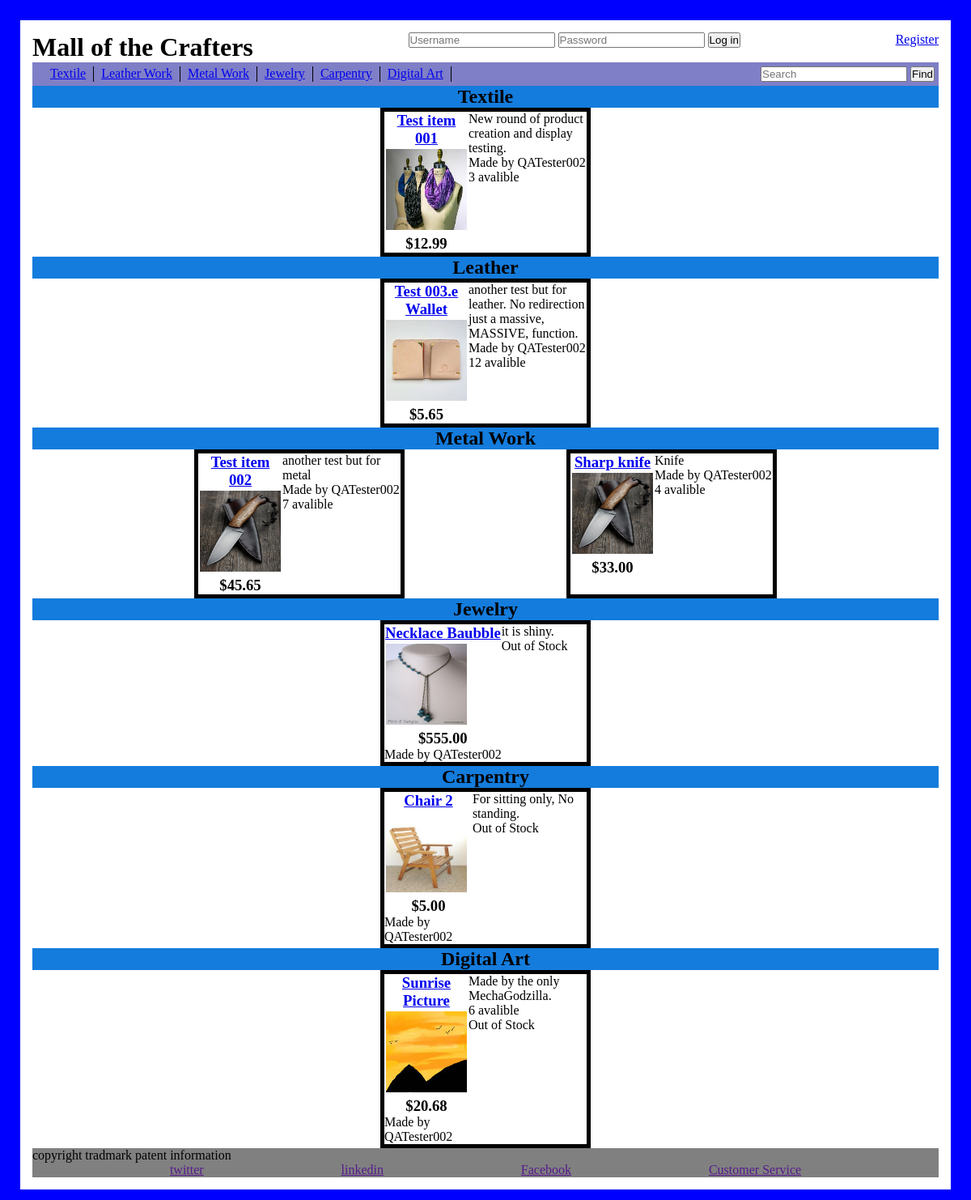
/, run on an earlier commit of the app's database.
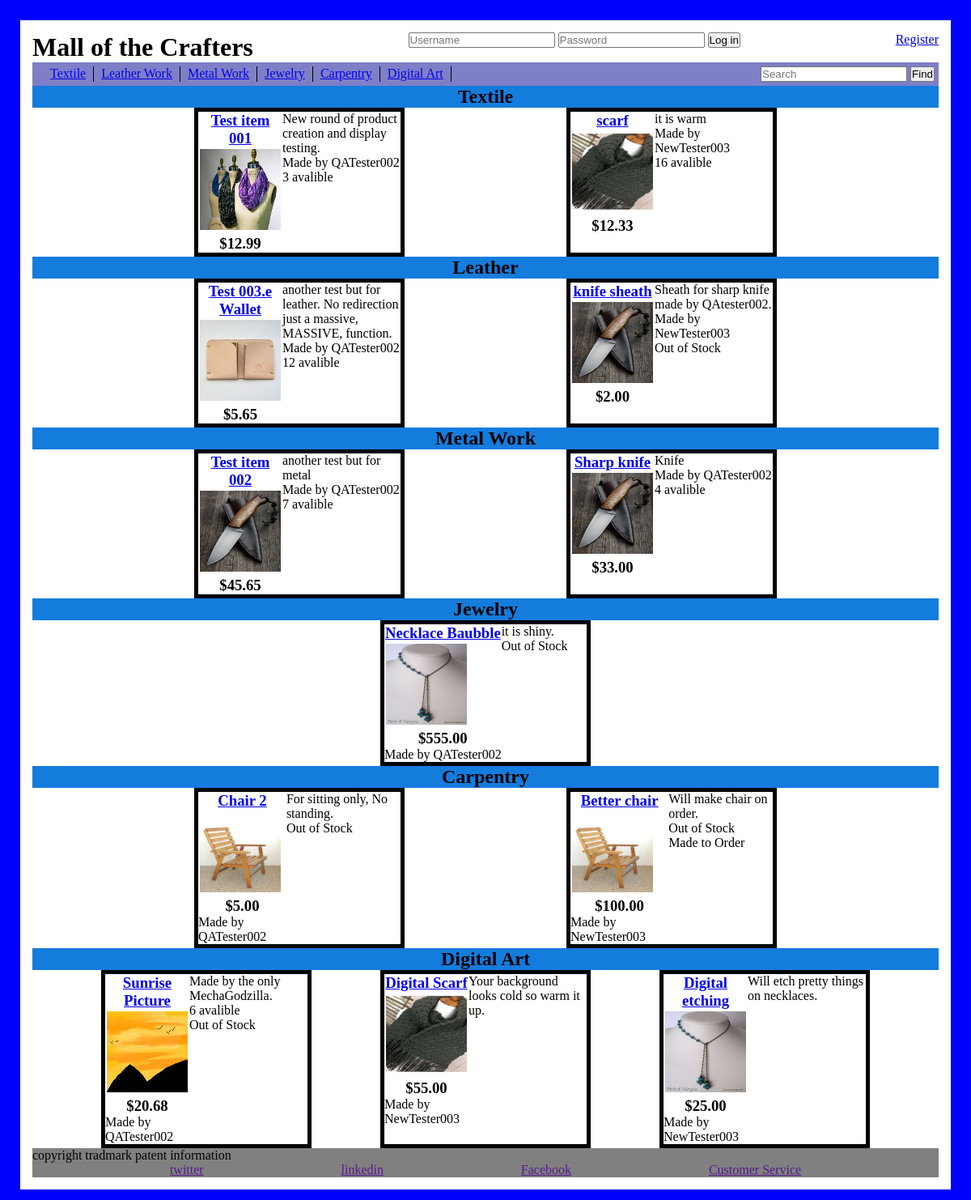
And on a later commit of the database.
### CrafterMall/models.py (models this page shows)
class Textile_Craft(models.Model):
    craft_name = models.CharField(max_length=45, default = ' ')
    description = models.TextField()
    craft_image = models.ImageField(null=True, blank=True, upload_to='img/')
    price = models.DecimalField(max_digits=6, decimal_places=2)
    seller = models.ForeignKey(Users, related_name="tailor", on_delete = models.CASCADE)
    in_stock_num = models.IntegerField(default=0)
    on_order = models.BooleanField(default=False)
    material = models.CharField(max_length=45,default='Textile_Craft')
    created_at = models.DateTimeField(auto_now_add=True)
    updated_at = models.DateTimeField(auto_now=True)

class Users(models.Model):
    user_name = models.CharField(max_length=12)
    email = models.CharField( max_length=254)
    password = models.CharField(max_length=50)
    has_store = models.BooleanField(default=False)
    store_name = models.CharField(max_length=45, default='None')
    created_at = models.DateTimeField(auto_now_add=True)
    updated_at = models.DateTimeField(auto_now=True)
    objects = Darth_Valid()

class Leather_Craft(models.Model):
    craft_name = models.CharField(max_length=45, default = ' ')
    description = models.TextField()
    craft_image = models.ImageField(null=True, blank=True, upload_to='img/')
    price = models.DecimalField(max_digits=6, decimal_places=2)
    seller = models.ForeignKey(Users, related_name="leatherworker", on_delete = models.CASCADE)
    in_stock_num = models.IntegerField(default=0)
    on_order = models.BooleanField(default=False)
    material = models.CharField(max_length=45,default='Leather_Craft')
    created_at = models.DateTimeField(auto_now_add=True)
    updated_at = models.DateTimeField(auto_now=True)

class Metal_Craft(models.Model):
    craft_name = models.CharField(max_length=45, default = ' ')
    description = models.TextField()
    craft_image = models.ImageField(null=True, blank=True, upload_to='img/')
    price = models.DecimalField(max_digits=6, decimal_places=2)
    seller = models.ForeignKey(Users, related_name="smith", on_delete = models.CASCADE)
    in_stock_num = models.IntegerField(default=0)
    on_order = models.BooleanField(default=False)
    material = models.CharField(max_length=45,default='Metal_Craft')
    created_at = models.DateTimeField(auto_now_add=True)
    updated_at = models.DateTimeField(auto_now=True)

class Jewelry_Craft(models.Model):
    craft_name = models.CharField(max_length=45, default = ' ')
    description = models.TextField()
    craft_image = models.ImageField(null=True, blank=True, upload_to='img/')
    price = models.DecimalField(max_digits=8, decimal_places=2)
    seller = models.ForeignKey(Users, related_name="jeweler", on_delete = models.CASCADE)
    in_stock_num = models.IntegerField(default=0)
    on_order = models.BooleanField(default=False)
    material = models.CharField(max_length=45,default='Jewelry_Craft')
    created_at = models.DateTimeField(auto_now_add=True)
    updated_at = models.DateTimeField(auto_now=True)

class Wood_Craft(models.Model):
    craft_name = models.CharField(max_length=45, default = ' ')
    description = models.TextField()
    craft_image = models.ImageField(null=True, blank=True, upload_to='img/')
    price = models.DecimalField(max_digits=6, decimal_places=2)
    seller = models.ForeignKey(Users, related_name="carpenter", on_delete = models.CASCADE)
    in_stock_num = models.IntegerField(default=0)
    on_order = models.BooleanField(default=False)
    material = models.CharField(max_length=45,default='Wood_Craft')
    created_at = models.DateTimeField(auto_now_add=True)
    updated_at = models.DateTimeField(auto_now=True)

class Digital_Craft(models.Model):
    craft_name = models.CharField(max_length=45, default = ' ')
    description = models.TextField()
    craft_image = models.ImageField(null=True, blank=True, upload_to='img/')
    price = models.DecimalField(max_digits=6, decimal_places=2)
    seller = models.ForeignKey(Users, related_name="artist", on_delete = models.CASCADE)
    in_stock_num = models.IntegerField(default=0)
    on_order = models.BooleanField(default=False)
    material = models.CharField(max_length=45,default='Digital_Craft')
    created_at = models.DateTimeField(auto_now_add=True)
    updated_at = models.DateTimeField(auto_now=True)

### CrafterMall/views.py (the view, shortened to what this page needs)
# urls.py: path('', views.index),
def index(request):
    context ={
        'text_db': Textile_Craft.objects.all(),
        'wood_db': Wood_Craft.objects.all(),
        'metal_db' : Metal_Craft.objects.all(),
        'leather_db' : Leather_Craft.objects.all(),
        'jewel_db' : Jewelry_Craft.objects.all(),
        'digital_db' : Digital_Craft.objects.all(),
        }
    if('userid' not in request.session):
        print("not logged")
        return render(request, 'index.html', context)

### CrafterMall/templates/index.html (shortened to what this page needs)
{%extends 'base.html'%}
{% load static %}
{%block content%}
        <div class="mainBody">
            <h2>Textile</h2>
            <div class="display_product">
                {%for item in text_db%}
                    <div class="craft">
                        <div class="craftImg">
                            <h3><a href="/show_product/{{item.material}}/{{item.id}}">{{item.craft_name}}</a></h3>
                            <img src="{{MEDIA_URL}}{{item.craft_image}}" alt="Broken image">
                            <h3>${{item.price}}</h3>
                        </div>
                        <div class="craft_info">
                            <p>{{item.description}}</p>
                            <p>Made by {{item.seller.user_name}}</p>
                            {% if item.in_stock_num != 0 %}
                            <p>{{item.in_stock_num}} avalible</p>
                            {%else%}
                            <p>Out of Stock</p>
                            {%endif%}
                        </div>
                    </div>
                {%endfor%}
            </div>
            <h2>Leather</h2>
            <div class="display_product">
                {%for item in leather_db%}
                    <div class="craft">
                        <div class="craftImg">
                            <h3><a href="/show_product/{{item.material}}/{{item.id}}">{{item.craft_name}}</a></h3>
                            <img src="{{MEDIA_URL}}{{item.craft_image}}" alt="Broken image">
                            <h3>${{item.price}}</h3>
                        </div>
                        <div class="craft_info">
                            <p>{{item.description}}</p>
                            <p>Made by {{item.seller.user_name}}</p>
                            {% if item.in_stock_num != 0 %}
                            <p>{{item.in_stock_num}} avalible</p>
                            {%else%}
                            <p>Out of Stock</p>
                            {%endif%}
                        </div>
                    </div>
                {%endfor%}
            </div>
            <h2>Metal Work</h2>
            <div class="display_product">
                {%for item in metal_db%}
                    <div class="craft">
                        <div class="craftImg">
                            <h3><a href="/show_product/{{item.material}}/{{item.id}}">{{item.craft_name}}</a></h3>
                            <img src="{{MEDIA_URL}}{{item.craft_image}}" alt="Broken image">
                            <h3>${{item.price}}</h3>
                        </div>
                        <div class="craft_info">
                            <p>{{item.description}}</p>
                            <p>Made by {{item.seller.user_name}}</p>
                            {% if item.in_stock_num != 0 %}
                            <p>{{item.in_stock_num}} avalible</p>
                            {%else%}
                            <p>Out of Stock</p>
                            {%endif%}
                        </div>
                    </div>
                {%endfor%}
            </div>
            <h2>Jewelry</h2>
            <div class="display_product">
                {%for item in jewel_db%}
                    <div class="craft">
                        <div class="craftImg">
                            <h3><a href="/show_product/{{item.material}}/{{item.id}}">{{item.craft_name}}</a></h3>
                            <img src="{{MEDIA_URL}}{{item.craft_image}}" alt="Broken image">
                            <h3>${{item.price}}</h3>
                            <p>Made by {{item.seller.user_name}}</p>
                        </div>
                        <div class="craft_info">
                            <p>{{item.description}}</p>
                            {% if item.in_stock_num != 0 %}
                            <p>{{item.in_stock_num}} avalible</p>
                            {%else%}
                            <p>Out of Stock</p>
                            {%endif%}
                        </div>
                    </div>
                {%endfor%}
            </div>
            <h2>Carpentry</h2>
            <div class="display_product">
                {%for item in wood_db%}
                    <div class="craft">
                        <div class="craftImg">
                            <h3><a href="/show_product/{{item.material}}/{{item.id}}">{{item.craft_name}}</a></h3>
                            <img src="{{MEDIA_URL}}{{item.craft_image}}" alt="Broken image">
                            <h3>${{item.price}}</h3>
                            <p>Made by {{item.seller.user_name}}</p>
                        </div>
                        <div class="craft_info">
                            <p>{{item.description}}</p>
                            {% if item.in_stock_num != 0 %}
                            <p>{{item.in_stock_num}} avalible</p>
                            {%else%}
                            <p>Out of Stock</p>
                            {%endif%}
                            {% if item.on_order == True %}
                            <p>Made to Order</p>
                            {%endif%}
                        </div>
                    </div>
                {%endfor%}
            </div>
            <h2>Digital Art</h2>
            <div class="display_product">
                {%for item in digital_db%}
                    <div class="craft">
                        <div class="craftImg">
                            <h3><a href="/show_product/{{item.material}}/{{item.id}}">{{item.craft_name}}</a></h3>
                            <img src="{{MEDIA_URL}}{{item.craft_image}}" alt="Broken image">
                            <h3>${{item.price}}</h3>
                            <p>Made by {{item.seller.user_name}}</p>
                        </div>
                        <div class="craft_info">
                            <p>{{item.description}}</p>
                            {% if item.in_stock_num != 0 %}
                            <p>{{item.in_stock_num}} avalible</p>
                            {%endif%}
                            {%if item.in_stock_num and item.on_order == False%}
                            <p>Out of Stock</p>
                            {%endif%}
                        </div>
                    </div>
                {%endfor%}
            </div>
        </div>
{% endblock %}

### CrafterMall/templates/base.html (shortened to what this page needs)
<!DOCTYPE html>
<html lang="en">
<head>
    {% load static %}
    <link rel="stylesheet" href="{% static 'css/styles_index.css' %}">
</head>
<body>
    <div class="wrapper">
        <header>
            <h1>Mall of the Crafters</h1>
            {%if logged_user.id > 0 %}
            <p>Welcome, </p>
            <div class="user_drop_menu">
                <button class="user_menu_btn">{{logged_user.user_name}}</button>
                <div class="drop_menu_options">
                    <a href="/CrafterMall/Account/{{logged_user.id}}">Account</a>
                    <a href="/CrafterMall/{{logged_user.id}}/Store_Front">Store Front</a>
                    <a href="/logout">Logout</a>
                </div>
            </div>
                {%else%}
            <form action="log" method="post">
                <input type="text" name="username_input" placeholder="Username">
                <input type="password" name="pw_input" placeholder="Password">
                <button type="submit">Log in</button>
            </form>
            <p> <a href="/CrafterMall/Signup">Register</a> </p>
            {%endif%}
        </header>
        <nav>
            <ul>
                <li><a href="Textile">Textile</a></li>
                <li><a href="Leather">Leather Work</a></li>
                <li><a href="Metal">Metal Work</a></li>
                <li><a href="Jewelry">Jewelry</a></li>
                <li><a href="Carpentry">Carpentry</a></li>
                <li><a href="Digital">Digital Art</a></li>
            </ul>
            <div class="searchbar">
                <input type="text" placeholder="Search">
                <button type="submit">Find</button>
            </div>
        </nav>
{% block content%}
{% endblock %}
<footer>
    <div>
        <p>copyright tradmark patent information</p>
    </div>
    <ul>
        <li><a href="">twitter</a> </li>
        <li><a href="">linkedin</a></li>
        <li><a href="">Facebook</a></li>
        <li><a href="">Customer Service</a></li>
    </ul>
</footer>
</div>
</body>
</html>

### CrafterMall/static/css/styles_index.css (style rules this page uses)
* { padding: 0px; margin: 0px; }
.wrapper { width: auto; height: auto; padding: 15px; border: solid blue 25px; }
header { text-align: center; display: flex; justify-content: space-between; }
nav { background-color: rgb(127, 127, 199); display: flex; justify-content: space-between; padding: 5px; }
nav ul { display: flex; padding-left: 8px; list-style-type: none; }
nav ul li { padding-left: 09px; padding-right: 9px; border-right:solid black 1px; }
.display_product { display: flex; justify-content: space-evenly; }
.mainBody h2 { text-align: center; background-color: rgb(20, 124, 221); }
.craft { width: 250px; display: flex; border: solid black 5px; }
.craftImg h3 { text-align: center; }
.craftImg img { width: 100px; height: 100px; padding: 2px; }
footer { background: grey; }
footer ul { display: flex; justify-content: space-evenly; list-style-type: none; }

What changed in the data, as far as the page shows it:
added Textile_Craft: craft_name "scarf", craft_image (picture), price "12.33", description "it is warm", seller.user_name "NewTester003", in_stock_num "16"
added Leather_Craft: craft_name "knife sheath", craft_image (picture), price "2.00", description "Sheath for sharp knife made by QAtester002.", seller.user_name "NewTester003", in_stock_num "Out of Stock"
added Wood_Craft: craft_name "Better chair", craft_image (picture), price "100.00", seller.user_name "NewTester003", description "Will make chair on order.", in_stock_num "Out of Stock", on_order "Made to Order"
added Digital_Craft: craft_name "Digital Scarf", craft_image (picture), price "55.00", seller.user_name "NewTester003", description "Your background looks cold so warm it up."
added Digital_Craft: craft_name "Digital etching", craft_image (picture), price "25.00", seller.user_name "NewTester003", description "Will etch pretty things on necklaces."
